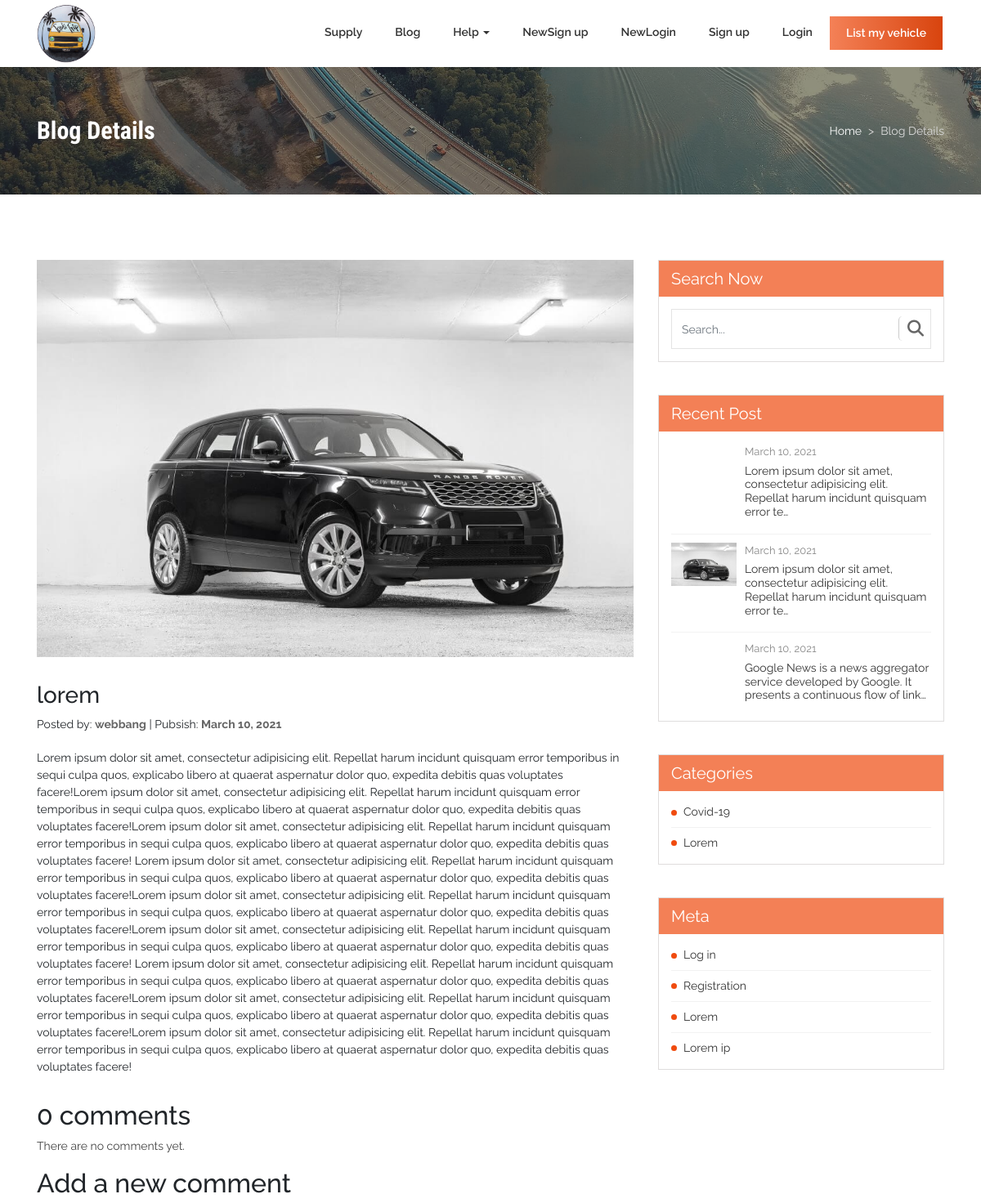
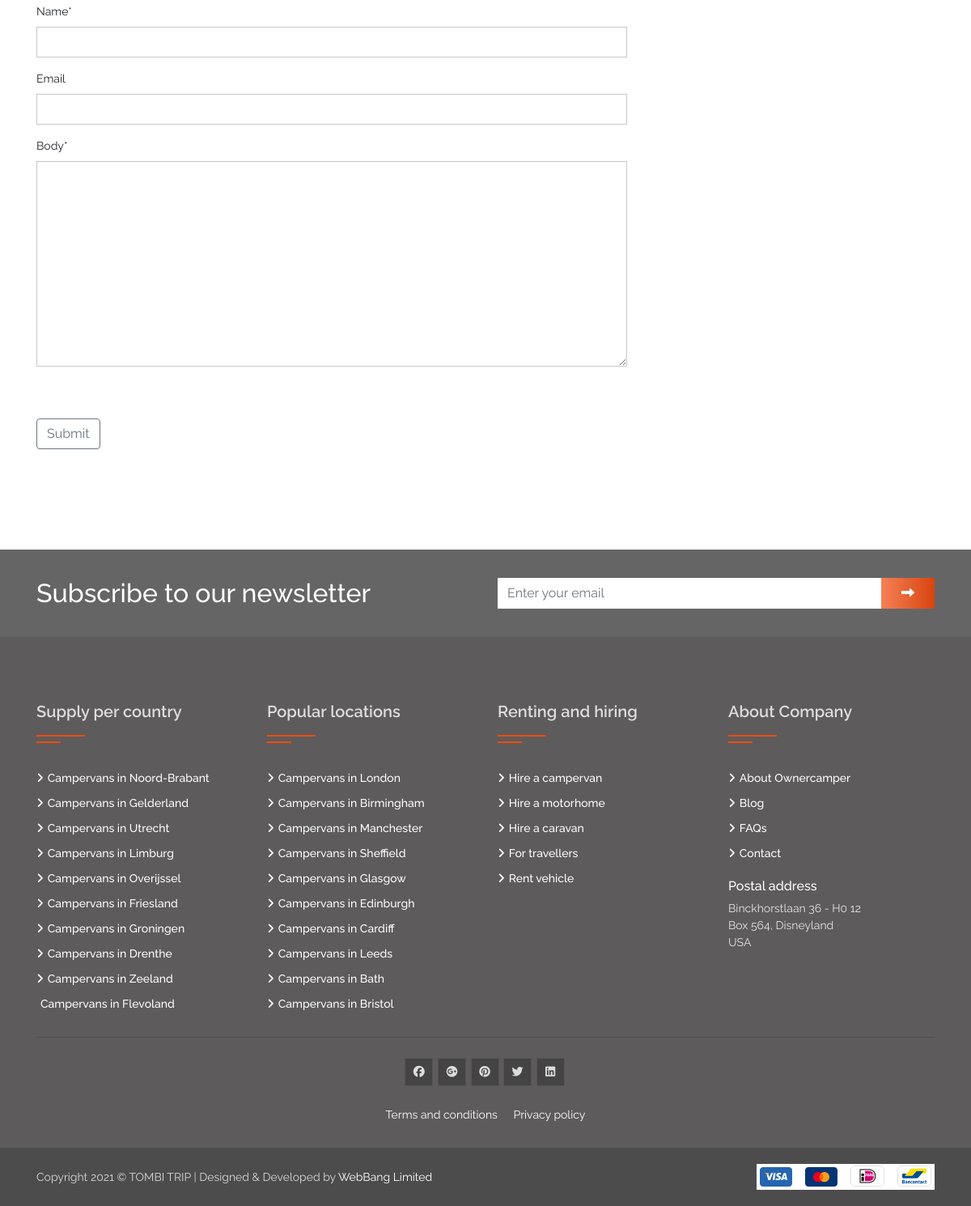
/blog/lorem/, run on the app's committed database (2 pictures, top to bottom).
### blog/models.py (models this page shows, shortened)
class Post(models.Model):
    title = models.CharField(max_length=100)
    slug = models.SlugField()
    description = models.TextField(null=True)
    timestamp = models.DateTimeField(auto_now_add=True)
    author = models.ForeignKey(Author, on_delete=models.CASCADE)
    image = models.ImageField(upload_to='photos/%Y/%m/%d/')
    categories = models.ManyToManyField(Category)
    featured = models.BooleanField()
    previous_post = models.ForeignKey(
        'self', related_name='previous', on_delete=models.SET_NULL, blank=True, null=True)
    next_post = models.ForeignKey(
        'self', related_name='next', on_delete=models.SET_NULL, blank=True, null=True)

class Author(models.Model):
    user = models.OneToOneField(User, on_delete=models.CASCADE)
    def __str__(self):
        return self.user.username

class Category(models.Model):
    title = models.CharField(max_length=20)
    slug = models.SlugField(null=True)
    def __str__(self):
        return self.title
    def get_absolute_url(self):
        return reverse('posts_in_category', kwargs={
            'slug': self.slug
        })

### blog/views.py (the view)
# urls.py: path('<slug:slug>/',views.blogdetails, name='post-detail' ),
def blogdetails(request,slug):
    post = get_object_or_404(Post,  slug=slug)
    posts = Post.objects.all()
    latest_post = Post.objects.order_by('-timestamp')[:4]
    categories = Category.objects.all()
    comments = post.comments.filter(active=True, parent__isnull=True)
    if request.method == 'POST':
        comment_form = CommentForm(data=request.POST)
        if comment_form.is_valid():
            parent_obj = None
            try:
                parent_id = int(request.POST.get('parent_id'))
            except:
                parent_id = None
            if parent_id:
                parent_obj = Comment.objects.get(id=parent_id)
                if parent_obj:
                    replay_comment = comment_form.save(commit=False)
                    replay_comment.parent = parent_obj
            new_comment = comment_form.save(commit=False)
            new_comment.post = post
            new_comment.save()
            return HttpResponseRedirect(post.get_absolute_url())
    else:
        comment_form = CommentForm()
    return render(request,'blog/blogdetails.html',
                  {'obj': post,
                   'comments': comments,
                   'posts':posts,
                   'latest_post':latest_post,
                    'categories': categories,
                   'comment_form': comment_form})

### blog/models.py
class CommentForm(forms.ModelForm):
    class Meta:
        model = Comment
        fields = ('name', 'email', 'body')

### home/template_context.py (called while the page is built)
def get_filters(request):
	cartype=Supply.objects.distinct().values('cartypes__title','cartypes__id')
	catagories=ProductAttribute.objects.distinct().values('category__title','category__id')
	transmission=ProductAttribute.objects.distinct().values('transmission__title','transmission__id')
	minMaxPrice=ProductAttribute.objects.aggregate(Min('price'),Max('price'))
	data={
		'cats':cartype,
		'minMaxPrice':minMaxPrice,
		'catagory':catagories,
		'transmission':transmission
	}
	return data

### templates/blog/blogdetails.html (shortened to what this page needs)
{% extends 'base.html' %}
{% load static %}
{% block content %}
{% load crispy_forms_tags %}
    <div class="banner-area" style="background-image: url('{% static 'img/slide5.jpg' %}')">
        <div class="overlay"></div>
        <div class="container">
            <div class="row">
                <div class="col-12">
                    <div class="inner">
                        <div class="text">
                            <nav aria-label="breadcrumb-nav">
                                <ol class="breadcrumb">
                                    <li class="breadcrumb-item">
                                        <a href="/">Home</a>
                                    </li>
                                    <li class="breadcrumb-item active">Blog Details</li>
                                </ol>
                            </nav>
                            <h1>Blog Details</h1>
                        </div>
                    </div>
                </div>
            </div>
        </div>
    </div>
    <div class="blog-details pt_80 pb_60">
        <div class="container">
            <div class="row">
                <div class="col-lg-8 col-md-6 col-sm-12 col-12">
                    <div class="blog-content">
                        <div class="photo mb_30">
                            <img src="{{ obj.image.url }}" alt="">
                        </div>
                        <div class="heading-text news-details">
                            <h3>{{ obj.title }}</h3>
                            <span class="by-admin">Posted by: <a href="#"><strong>{{ obj.author }}</strong></a></span> | <span class="by-admin">Pubsish: <strong>{{ obj.timestamp|date:"F d, Y" }}</strong></span>
                        </div>
                        <div class="text mt_20">
                            {{ obj.description}}
                        </div>
                    </div>
                    <div class="comment-list headstyle mt_30">
<div class="comment-wrap section comment-item">
    {% with comments.count as total_comments %}
    <h2>
      {{ total_comments }} comment{{ total_comments|pluralize }}
    </h2>
    {% endwith %}
    {% for comment in comments %}
    <div class="comment-item">
      <div class="com-text">
        <h5>{{ comment.name }}</h5>
        <span class="date"><i class="fa fa-calendar"></i> {{ comment.created }}</span>
        <p>{{ comment.body|linebreaks }}</p>
      </div>
    </div>
    {% empty %}
    <p>There are no comments yet.</p>
    {% endfor %}
    {% if new_comment %}
    <h2>Your comment has been added.</h2>
    {% else %}
    <h2>Add a new comment</h2>
    <form  method="post">
        {{ comment_form| crispy  }}
      <p><input class="btn btn-outline-secondary my-5" type="submit" value="Submit"></p>
    </form>
    {% endif %}
</div>
                    </div>
                </div>
                <div class="col-lg-4 col-md-6 col-sm-12 col-12">
                    <div class="sidebar-item mb_40">
                        <div class="sidebar-title">
                            <h5>Search Now</h5>
                        </div>
                        <div class="sidebar-body">
                            <form action="{% url 'search' %}">
                                <div id="custom-search-input">
                                    <div class="input-group">
                                        <input name="q" type="text" class="form-control input-lg" placeholder="Search..." />
                                        <span class="input-group-btn">
                                            <button type="submit" class="btn btn-info btn-lg" type="button">
                                                <i class="fa fa-search" aria-hidden="true"></i>
                                            </button>
                                        </span>
                                    </div>
                                </div>
                            </form>
                        </div>
                    </div>
                    <div class="sidebar-item mb_40">
                        <div class="sidebar-title">
                            <h5>Recent Post</h5>
                        </div>
                        <div class="sidebar-body recent-post">
                            {% for obj in latest_post %}
                            <div class="s-post-item mb_10 mt_10">
                                <div class="photo">
                                    <a href="{{ blog.get_absolute_url }}"><img src="{{obj.image.url}}" alt=""></a>
                                </div>
                                <div class="text">
                                    <span class="date-time">{{ obj.timestamp|date:"F d, Y" }}</span>
                                    <h4>
                                        <a href="{{ blog.get_absolute_url }}">{{obj.description| striptags|truncatechars:100}}</a>
                                    </h4>
                                </div>
                            </div>
                            {% endfor %}
                        </div>
                    </div>
                    <div class="sidebar-item mb_40">
                        <div class="sidebar-title">
                            <h5>Categories</h5>
                        </div>
                        <div class="sidebar-body category">
                            <ul>
                                {% for cat in categories %}
                                <li><a href="{{cat.get_absolute_url}}">{{ cat }}</a></li>
                                {% endfor %}
                            </ul>
                        </div>
                    </div>
                    <div class="sidebar-item mb_20">
                        <div class="sidebar-title">
                            <h5>Meta</h5>
                        </div>
                        <div class="sidebar-body category meta">
                            <ul>
                                <li><a href="#">Log in</a></li>
                                <li><a href="#">Registration</a></li>
                                <li><a href="#">Lorem</a></li>
                                <li><a href="#">Lorem ip</a></li>
                            </ul>
                        </div>
                    </div>
                </div>
            </div>
        </div>
    </div>
{% endblock content %}

### tombotrip1/static/css/main.css (style rules this page uses)
body { font-family: 'Raleway', sans-serif; font-weight: 400; font-size: 14px; position: relative; overflow-x: hidden; }
p { color: #444; }
h1, h2, h3, h4, h5, h6 { font-family: 'Roboto Condensed', sans-serif font-weight: 700; }
a { text-decoration: none; }
img { max-width: 100%; }
.form-control { border-radius: inherit; border: inherit; }
.comment-list .comment-item { overflow: hidden; display: table; width: 100%; }
span.by-admin a { color: #333; font-weight: 400; text-decoration: none; font-size: 14px; }
#custom-search-input { padding: 6px 0; border: solid 1px #E4E4E4; border-radius: 0px; background-color: #fff; }
#custom-search-input input { border: 0; box-shadow: none; }
#custom-search-input button { margin: 2px 0 0 0; background: none; box-shadow: none; border: 0; color: #666666; padding: 0 8px 0 10px; border-left: solid 1px #ccc; }
#custom-search-input .form-control { font-size: inherit; }
.sidebar-item { border: 1px solid #dfdddd; }
.sidebar-title { background: #F38056; padding: 10px 15px; color: #fff; }
.sidebar-title h5 { margin: 0; padding: 0; font-weight: 400; }
.sidebar-body { padding: 15px; }
.sidebar-body .photo { float: left; }
.sidebar-body .text { margin-left: 90px; }
.s-post-item { border-bottom: 1px solid #f2f2f2; padding-bottom: 10px; overflow: hidden; }
.sidebar-body .photo a img { width: 80px; height: auto; float: left; }
.sidebar-body .text h4 { font-size: 14px; font-weight: 400; }
.sidebar-body .text h4 a { text-decoration: none; color: #333; }
span.date-time { color: #888; font-size: 13px; margin-bottom: 5px; display: block; }
.s-post-item:last-child { border-bottom: inherit; }
.sidebar-body.recent-post { padding: 5px 15px; }
.s-post-item:last-child { margin-bottom: 0; padding-bottom: 0; }
.sidebar-body.category ul { margin: 0; padding: 0; list-style: none; }
.sidebar-body.category ul li { padding: 8px 15px; border-bottom: 1px solid #f2f2f2; position: relative; }
.sidebar-body.category ul li:first-child { padding-top: 0; }
.sidebar-body.category ul li:last-child { padding-bottom: 0; border-bottom: inherit; }
.sidebar-body.category ul li::before { position: absolute; height: 7px; width: 7px; left: 0; top: 15px; background: #F04B0F; content: ""; border-radius: 50%; }
.sidebar-body.category ul li:first-child::before { top: 8px; }
.sidebar-body.category ul li a { color: #333; font-weight: 400; text-decoration: none; display: block; }
.heading-text.news-details strong { color: #666; }
.banner-area { background-repeat: no-repeat; background-position: center center; background-size: cover; position: relative; }
.banner-area .overlay { position: absolute; left: 0; top: 0; width: 100%; height: 100%; background: #333; opacity: 0.5; }
li.breadcrumb-item a { color: #fff; text-decoration: none; font-weight: 400; }
.breadcrumb-item.active { color: #ddd; }
.banner-area { padding: 60px 0; }
.banner-area h1 { margin: 0; padding: 0; font-size: 30px; color: #fff; font-family: 'Roboto Condensed', sans-serif; font-weight: 700; }
.banner-area nav { float: right; margin-top: 8px; }
.breadcrumb { background: transparent; margin: 0; padding: 0; text-align: ; }
.breadcrumb-item + .breadcrumb-item::before { display: inline-block; padding-right: .5rem; color: #ddd; content: ">"; }
.form-group input { border: 1px solid #c8c8c8; }
textarea.form-control { height: auto; border: 1px solid #c8c8c8; }
.form-group input::placeholder { font-size: 14px; color: #999 !important; font-size: ; font-weight: 300 !important; }

### data on the page
Post: image (picture), title "lorem", author "webbang", timestamp "March 10, 2021", description "Lorem ipsum dolor sit amet, consectetur adipisicing elit. Repellat harum incidunt quisquam error temporibus in sequi culpa quos, explicabo libero at quaerat aspernatur dolor quo, expedita debitis quas voluptates facere!Lorem ipsum dolor sit amet, consectetur adipisicing elit. Repellat harum incidunt quisquam error temporibus in sequi culpa quos, explicabo libero at quaerat aspernatur dolor quo, expedita debitis quas voluptates facere!Lorem ipsum dolor sit amet, consectetur adipisicing elit. Repellat harum incidunt quisquam error temporibus in sequi culpa quos, explicabo libero at quaerat aspernatur dolor quo, expedita debitis quas voluptates facere! Lorem ipsum dolor sit amet, consectetur…", description "Lorem ipsum dolor sit amet, consectetur adipisicing elit. Repellat harum incidunt quisquam error te…"
Post: timestamp "March 10, 2021", description "Lorem ipsum dolor sit amet, consectetur adipisicing elit. Repellat harum incidunt quisquam error te…"
Post: timestamp "March 10, 2021", description "Google News is a news aggregator service developed by Google. It presents a continuous flow of link…"
Category: title "Covid-19"
Category: title "Lorem"

### other printed values
{{ total_comments }} "0"
